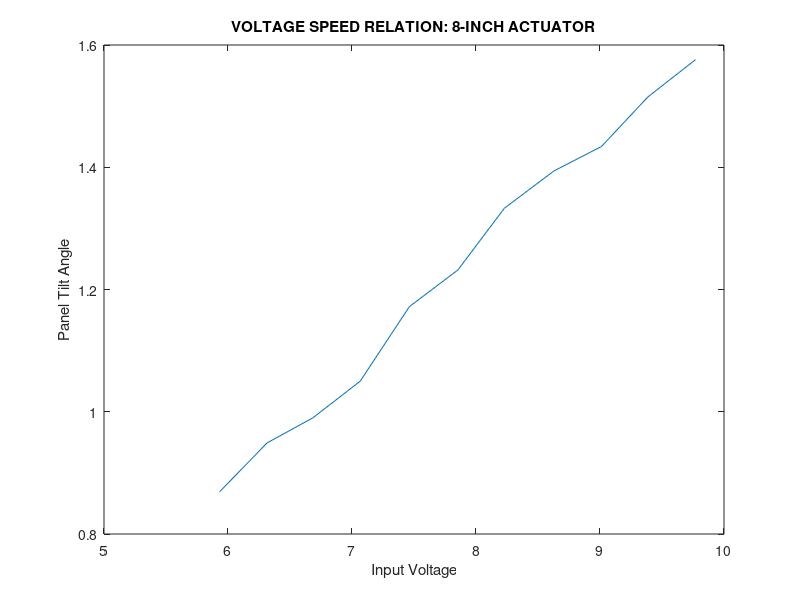

Here is the MATLAB script that generated this plot:
x_8inch = [ 5.932, 6.315, 6.684, 7.066, 7.463, 7.854, 8.229, 8.629, 9.012, 9.386, 9.770 ];
y_8inch = [ 0.869, 0.949, 0.990, 1.050, 1.172, 1.232, 1.333, 1.394, 1.434, 1.515, 1.576 ] ;

x_6inch = [ 5.963, 6.341, 6.711, 7.073, 7.471, 7.854, 8.245, 8.629, 9.012, 9.396, 9.780 ] ;
y_6inch = [ 1.218, 1.247, 1.426, 1.426, 1.544, 1.604, 1.723, 1.812, 1.901, 1.960, 2.079 ] ;
scatter(x_6inch,y_6inch)

Kl_8inch = 0.2021;
Kl_6inch = 0.2971;

plot(x_8inch,y_8inch);
xlabel('Input Voltage'), ylabel('Panel Tilt Angle');
title('VOLTAGE SPEED RELATION: 8-INCH ACTUATOR');
